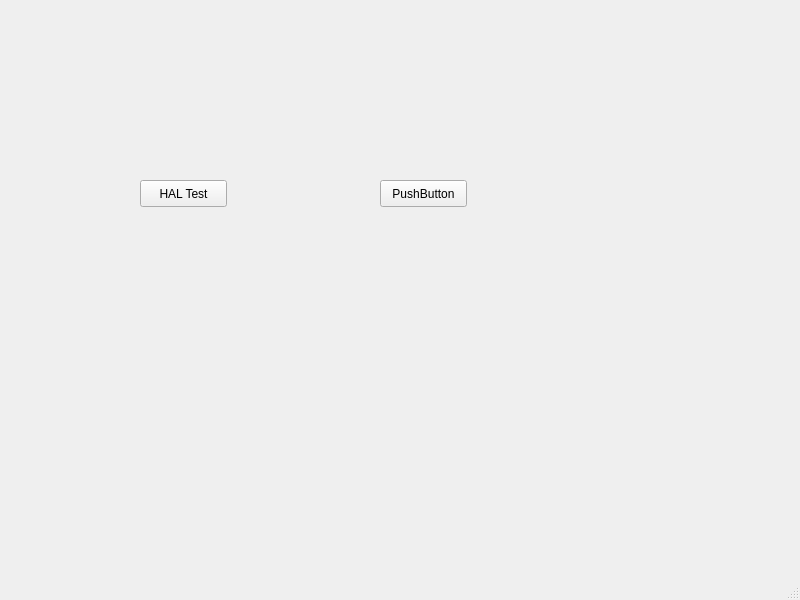
<?xml version="1.0" encoding="UTF-8"?>
<ui version="4.0">
 <class>MainWindow</class>
 <widget class="QMainWindow" name="MainWindow">
  <property name="geometry">
   <rect>
    <x>0</x>
    <y>0</y>
    <width>800</width>
    <height>600</height>
   </rect>
  </property>
  <property name="windowTitle">
   <string>MainWindow</string>
  </property>
  <widget class="QWidget" name="centralwidget">
   <widget class="QPushButton" name="hal_test_pb">
    <property name="geometry">
     <rect>
      <x>140</x>
      <y>180</y>
      <width>87</width>
      <height>27</height>
     </rect>
    </property>
    <property name="text">
     <string>HAL Test</string>
    </property>
    <property name="checkable">
     <bool>true</bool>
    </property>
    <property name="function" stdset="0">
     <string>hal_pin</string>
    </property>
    <property name="pin_0" stdset="0">
     <string>light, HAL_BIT, HAL_OUT</string>
    </property>
   </widget>
   <widget class="QPushButton" name="pushButton_2">
    <property name="geometry">
     <rect>
      <x>380</x>
      <y>180</y>
      <width>87</width>
      <height>27</height>
     </rect>
    </property>
    <property name="text">
     <string>PushButton</string>
    </property>
   </widget>
  </widget>
  <widget class="QMenuBar" name="menubar">
   <property name="geometry">
    <rect>
     <x>0</x>
     <y>0</y>
     <width>800</width>
     <height>24</height>
    </rect>
   </property>
  </widget>
  <widget class="QStatusBar" name="statusbar"/>
 </widget>
 <resources/>
 <connections/>
</ui>
